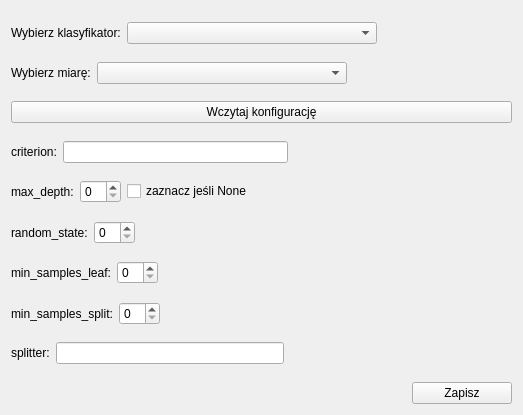
<?xml version="1.0" encoding="UTF-8"?>
<ui version="4.0">
 <class>FormKonfiguracjaKlasyfikatora</class>
 <widget class="QWidget" name="FormKonfiguracjaKlasyfikatora">
  <property name="geometry">
   <rect>
    <x>0</x>
    <y>0</y>
    <width>523</width>
    <height>415</height>
   </rect>
  </property>
  <property name="windowTitle">
   <string>Konfiguracja parametrów klasyfikatora</string>
  </property>
  <layout class="QGridLayout" name="gridLayout">
   <item row="0" column="0">
    <layout class="QVBoxLayout" name="verticalLayout_2">
     <item>
      <layout class="QVBoxLayout" name="verticalLayout">
       <item>
        <spacer name="verticalSpacer">
         <property name="orientation">
          <enum>Qt::Vertical</enum>
         </property>
         <property name="sizeHint" stdset="0">
          <size>
           <width>20</width>
           <height>40</height>
          </size>
         </property>
        </spacer>
       </item>
       <item>
        <layout class="QHBoxLayout" name="horizontalLayout_7">
         <item>
          <widget class="QLabel" name="label_7">
           <property name="text">
            <string>Wybierz klasyfikator:</string>
           </property>
          </widget>
         </item>
         <item>
          <widget class="QComboBox" name="comboBoxWyborKlasyfikatora">
           <property name="minimumSize">
            <size>
             <width>250</width>
             <height>0</height>
            </size>
           </property>
          </widget>
         </item>
         <item>
          <spacer name="horizontalSpacer_7">
           <property name="orientation">
            <enum>Qt::Horizontal</enum>
           </property>
           <property name="sizeHint" stdset="0">
            <size>
             <width>40</width>
             <height>20</height>
            </size>
           </property>
          </spacer>
         </item>
        </layout>
       </item>
       <item>
        <spacer name="verticalSpacer_3">
         <property name="orientation">
          <enum>Qt::Vertical</enum>
         </property>
         <property name="sizeHint" stdset="0">
          <size>
           <width>20</width>
           <height>40</height>
          </size>
         </property>
        </spacer>
       </item>
       <item>
        <layout class="QHBoxLayout" name="horizontalLayout_8">
         <item>
          <widget class="QLabel" name="label_8">
           <property name="text">
            <string>Wybierz miarę:</string>
           </property>
          </widget>
         </item>
         <item>
          <widget class="QComboBox" name="comboBoxWyborMiar">
           <property name="minimumSize">
            <size>
             <width>250</width>
             <height>0</height>
            </size>
           </property>
          </widget>
         </item>
         <item>
          <spacer name="horizontalSpacer_8">
           <property name="orientation">
            <enum>Qt::Horizontal</enum>
           </property>
           <property name="sizeHint" stdset="0">
            <size>
             <width>40</width>
             <height>20</height>
            </size>
           </property>
          </spacer>
         </item>
        </layout>
       </item>
       <item>
        <spacer name="verticalSpacer_4">
         <property name="orientation">
          <enum>Qt::Vertical</enum>
         </property>
         <property name="sizeHint" stdset="0">
          <size>
           <width>20</width>
           <height>40</height>
          </size>
         </property>
        </spacer>
       </item>
       <item>
        <widget class="QPushButton" name="pushButtonWczytajKonfiguracje">
         <property name="text">
          <string>Wczytaj konfigurację</string>
         </property>
        </widget>
       </item>
       <item>
        <spacer name="verticalSpacer_5">
         <property name="orientation">
          <enum>Qt::Vertical</enum>
         </property>
         <property name="sizeHint" stdset="0">
          <size>
           <width>20</width>
           <height>40</height>
          </size>
         </property>
        </spacer>
       </item>
       <item>
        <layout class="QHBoxLayout" name="horizontalLayout">
         <item>
          <widget class="QLabel" name="label">
           <property name="text">
            <string>criterion:</string>
           </property>
          </widget>
         </item>
         <item>
          <widget class="QLineEdit" name="lineEditCriterion"/>
         </item>
         <item>
          <spacer name="horizontalSpacer">
           <property name="orientation">
            <enum>Qt::Horizontal</enum>
           </property>
           <property name="sizeHint" stdset="0">
            <size>
             <width>40</width>
             <height>20</height>
            </size>
           </property>
          </spacer>
         </item>
        </layout>
       </item>
       <item>
        <spacer name="verticalSpacer_6">
         <property name="orientation">
          <enum>Qt::Vertical</enum>
         </property>
         <property name="sizeHint" stdset="0">
          <size>
           <width>20</width>
           <height>40</height>
          </size>
         </property>
        </spacer>
       </item>
       <item>
        <layout class="QHBoxLayout" name="horizontalLayout_2">
         <item>
          <widget class="QLabel" name="label_2">
           <property name="text">
            <string>max_depth:</string>
           </property>
          </widget>
         </item>
         <item>
          <widget class="QSpinBox" name="spinBoxMaxDepth"/>
         </item>
         <item>
          <widget class="QCheckBox" name="checkBoxMaxDepthNone">
           <property name="text">
            <string>zaznacz jeśli None</string>
           </property>
          </widget>
         </item>
         <item>
          <spacer name="horizontalSpacer_2">
           <property name="orientation">
            <enum>Qt::Horizontal</enum>
           </property>
           <property name="sizeHint" stdset="0">
            <size>
             <width>40</width>
             <height>20</height>
            </size>
           </property>
          </spacer>
         </item>
        </layout>
       </item>
       <item>
        <spacer name="verticalSpacer_7">
         <property name="orientation">
          <enum>Qt::Vertical</enum>
         </property>
         <property name="sizeHint" stdset="0">
          <size>
           <width>20</width>
           <height>40</height>
          </size>
         </property>
        </spacer>
       </item>
       <item>
        <layout class="QHBoxLayout" name="horizontalLayout_3">
         <item>
          <widget class="QLabel" name="label_3">
           <property name="text">
            <string>random_state:</string>
           </property>
          </widget>
         </item>
         <item>
          <widget class="QSpinBox" name="spinBoxRandomState"/>
         </item>
         <item>
          <spacer name="horizontalSpacer_3">
           <property name="orientation">
            <enum>Qt::Horizontal</enum>
           </property>
           <property name="sizeHint" stdset="0">
            <size>
             <width>40</width>
             <height>20</height>
            </size>
           </property>
          </spacer>
         </item>
        </layout>
       </item>
       <item>
        <spacer name="verticalSpacer_8">
         <property name="orientation">
          <enum>Qt::Vertical</enum>
         </property>
         <property name="sizeHint" stdset="0">
          <size>
           <width>20</width>
           <height>40</height>
          </size>
         </property>
        </spacer>
       </item>
       <item>
        <layout class="QHBoxLayout" name="horizontalLayout_4">
         <item>
          <widget class="QLabel" name="label_4">
           <property name="text">
            <string>min_samples_leaf:</string>
           </property>
          </widget>
         </item>
         <item>
          <widget class="QSpinBox" name="spinBoxMinSamplesLeaf"/>
         </item>
         <item>
          <spacer name="horizontalSpacer_4">
           <property name="orientation">
            <enum>Qt::Horizontal</enum>
           </property>
           <property name="sizeHint" stdset="0">
            <size>
             <width>40</width>
             <height>20</height>
            </size>
           </property>
          </spacer>
         </item>
        </layout>
       </item>
       <item>
        <spacer name="verticalSpacer_9">
         <property name="orientation">
          <enum>Qt::Vertical</enum>
         </property>
         <property name="sizeHint" stdset="0">
          <size>
           <width>20</width>
           <height>40</height>
          </size>
         </property>
        </spacer>
       </item>
       <item>
        <layout class="QHBoxLayout" name="horizontalLayout_5">
         <item>
          <widget class="QLabel" name="label_5">
           <property name="text">
            <string>min_samples_split:</string>
           </property>
          </widget>
         </item>
         <item>
          <widget class="QSpinBox" name="spinBoxMinSamplesSplit"/>
         </item>
         <item>
          <spacer name="horizontalSpacer_5">
           <property name="orientation">
            <enum>Qt::Horizontal</enum>
           </property>
           <property name="sizeHint" stdset="0">
            <size>
             <width>40</width>
             <height>20</height>
            </size>
           </property>
          </spacer>
         </item>
        </layout>
       </item>
       <item>
        <spacer name="verticalSpacer_10">
         <property name="orientation">
          <enum>Qt::Vertical</enum>
         </property>
         <property name="sizeHint" stdset="0">
          <size>
           <width>20</width>
           <height>40</height>
          </size>
         </property>
        </spacer>
       </item>
       <item>
        <layout class="QHBoxLayout" name="horizontalLayout_6">
         <item>
          <widget class="QLabel" name="label_6">
           <property name="text">
            <string>splitter:</string>
           </property>
          </widget>
         </item>
         <item>
          <widget class="QLineEdit" name="lineEditSpliter"/>
         </item>
         <item>
          <spacer name="horizontalSpacer_6">
           <property name="orientation">
            <enum>Qt::Horizontal</enum>
           </property>
           <property name="sizeHint" stdset="0">
            <size>
             <width>40</width>
             <height>20</height>
            </size>
           </property>
          </spacer>
         </item>
        </layout>
       </item>
       <item>
        <spacer name="verticalSpacer_11">
         <property name="orientation">
          <enum>Qt::Vertical</enum>
         </property>
         <property name="sizeHint" stdset="0">
          <size>
           <width>20</width>
           <height>40</height>
          </size>
         </property>
        </spacer>
       </item>
      </layout>
     </item>
     <item>
      <widget class="QPushButton" name="btnZapisz">
       <property name="sizePolicy">
        <sizepolicy hsizetype="MinimumExpanding" vsizetype="Fixed">
         <horstretch>0</horstretch>
         <verstretch>0</verstretch>
        </sizepolicy>
       </property>
       <property name="minimumSize">
        <size>
         <width>100</width>
         <height>0</height>
        </size>
       </property>
       <property name="maximumSize">
        <size>
         <width>100</width>
         <height>16777215</height>
        </size>
       </property>
       <property name="layoutDirection">
        <enum>Qt::RightToLeft</enum>
       </property>
       <property name="text">
        <string>Zapisz</string>
       </property>
      </widget>
     </item>
    </layout>
   </item>
   <item row="1" column="0">
    <spacer name="verticalSpacer_2">
     <property name="orientation">
      <enum>Qt::Vertical</enum>
     </property>
     <property name="sizeHint" stdset="0">
      <size>
       <width>20</width>
       <height>40</height>
      </size>
     </property>
    </spacer>
   </item>
  </layout>
 </widget>
 <resources/>
 <connections/>
</ui>
